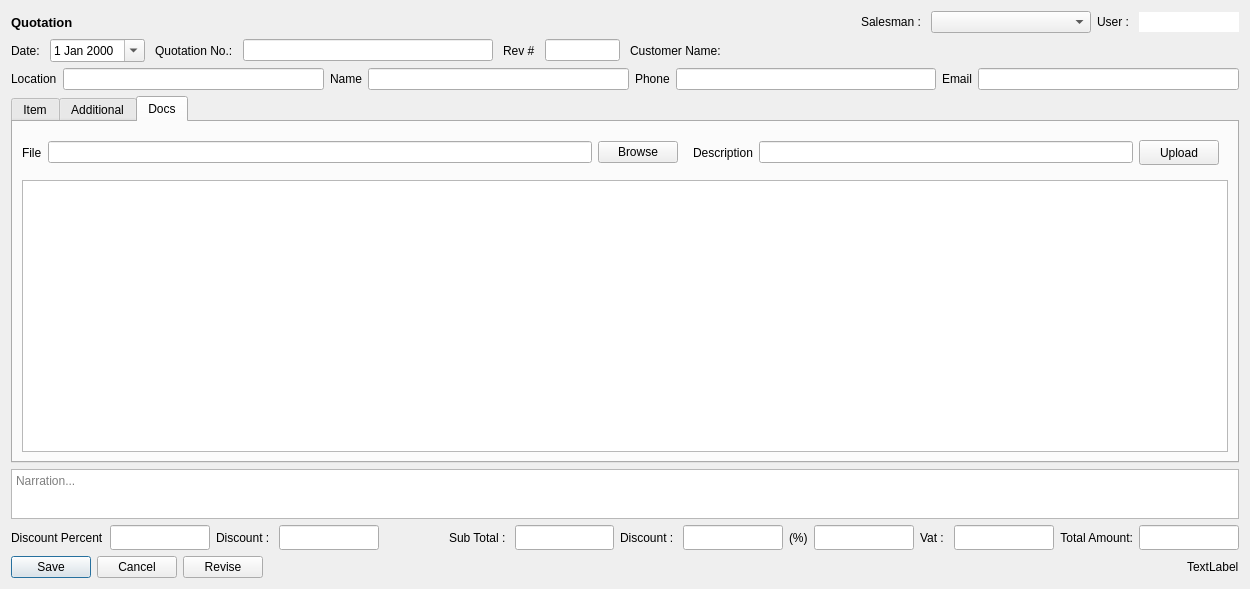
<?xml version="1.0" encoding="UTF-8"?>
<ui version="4.0">
 <class>addQuotation</class>
 <widget class="QWidget" name="addQuotation">
  <property name="geometry">
   <rect>
    <x>0</x>
    <y>0</y>
    <width>1250</width>
    <height>589</height>
   </rect>
  </property>
  <property name="windowTitle">
   <string>Form</string>
  </property>
  <layout class="QGridLayout" name="gridLayout">
   <item row="0" column="0">
    <layout class="QHBoxLayout" name="horizontalLayout_3">
     <item>
      <widget class="QLabel" name="titleLabel">
       <property name="font">
        <font>
         <pointsize>10</pointsize>
         <weight>75</weight>
         <bold>true</bold>
        </font>
       </property>
       <property name="text">
        <string>Quotation</string>
       </property>
       <property name="alignment">
        <set>Qt::AlignLeading|Qt::AlignLeft|Qt::AlignVCenter</set>
       </property>
       <property name="margin">
        <number>0</number>
       </property>
      </widget>
     </item>
     <item>
      <spacer name="horizontalSpacer">
       <property name="orientation">
        <enum>Qt::Horizontal</enum>
       </property>
       <property name="sizeHint" stdset="0">
        <size>
         <width>40</width>
         <height>20</height>
        </size>
       </property>
      </spacer>
     </item>
     <item>
      <widget class="QLabel" name="label">
       <property name="text">
        <string>Salesman : </string>
       </property>
      </widget>
     </item>
     <item>
      <widget class="QComboBox" name="salesmanCombo">
       <property name="minimumSize">
        <size>
         <width>160</width>
         <height>0</height>
        </size>
       </property>
      </widget>
     </item>
     <item>
      <widget class="QLabel" name="label_4">
       <property name="text">
        <string>User : </string>
       </property>
      </widget>
     </item>
     <item>
      <widget class="QLineEdit" name="userName">
       <property name="maximumSize">
        <size>
         <width>100</width>
         <height>16777215</height>
        </size>
       </property>
       <property name="frame">
        <bool>false</bool>
       </property>
       <property name="readOnly">
        <bool>true</bool>
       </property>
      </widget>
     </item>
    </layout>
   </item>
   <item row="1" column="0">
    <layout class="QHBoxLayout" name="horizontalLayout">
     <property name="spacing">
      <number>10</number>
     </property>
     <item>
      <widget class="QLabel" name="voucherDateLabel">
       <property name="text">
        <string>Date:</string>
       </property>
      </widget>
     </item>
     <item>
      <widget class="QDateEdit" name="voucherDateEdit">
       <property name="calendarPopup">
        <bool>true</bool>
       </property>
       <property name="date">
        <date>
         <year>2000</year>
         <month>1</month>
         <day>1</day>
        </date>
       </property>
      </widget>
     </item>
     <item>
      <widget class="QLabel" name="voucherNoLabel">
       <property name="text">
        <string>Quotation No.:</string>
       </property>
      </widget>
     </item>
     <item>
      <widget class="QLineEdit" name="voucherNoLineEdit">
       <property name="maximumSize">
        <size>
         <width>250</width>
         <height>16777215</height>
        </size>
       </property>
      </widget>
     </item>
     <item>
      <widget class="QLabel" name="revLabel">
       <property name="text">
        <string>Rev #</string>
       </property>
      </widget>
     </item>
     <item>
      <widget class="QLineEdit" name="revLineEdit">
       <property name="maximumSize">
        <size>
         <width>75</width>
         <height>16777215</height>
        </size>
       </property>
       <property name="frame">
        <bool>true</bool>
       </property>
       <property name="readOnly">
        <bool>true</bool>
       </property>
      </widget>
     </item>
     <item>
      <widget class="QLabel" name="customerNameLabel">
       <property name="text">
        <string>Customer Name:</string>
       </property>
      </widget>
     </item>
     <item>
      <layout class="QVBoxLayout" name="ledNameLay"/>
     </item>
     <item>
      <spacer name="horizontalSpacer_4">
       <property name="orientation">
        <enum>Qt::Horizontal</enum>
       </property>
       <property name="sizeHint" stdset="0">
        <size>
         <width>40</width>
         <height>20</height>
        </size>
       </property>
      </spacer>
     </item>
     <item>
      <layout class="QHBoxLayout" name="extrasLayout"/>
     </item>
    </layout>
   </item>
   <item row="2" column="0">
    <layout class="QHBoxLayout" name="horizontalLayout_8">
     <item>
      <widget class="QLabel" name="locationLabel">
       <property name="text">
        <string>Location</string>
       </property>
      </widget>
     </item>
     <item>
      <widget class="QLineEdit" name="locationLineEdit">
       <property name="minimumSize">
        <size>
         <width>100</width>
         <height>0</height>
        </size>
       </property>
      </widget>
     </item>
     <item>
      <widget class="QLabel" name="custName">
       <property name="text">
        <string>Name</string>
       </property>
      </widget>
     </item>
     <item>
      <widget class="QLineEdit" name="cusNamelineEdit"/>
     </item>
     <item>
      <widget class="QLabel" name="label_11">
       <property name="text">
        <string>Phone</string>
       </property>
      </widget>
     </item>
     <item>
      <widget class="QLineEdit" name="cusPhoneLineEdit"/>
     </item>
     <item>
      <widget class="QLabel" name="label_12">
       <property name="text">
        <string>Email</string>
       </property>
      </widget>
     </item>
     <item>
      <widget class="QLineEdit" name="cusEmailLine"/>
     </item>
    </layout>
   </item>
   <item row="3" column="0">
    <widget class="QTabWidget" name="tabWidget">
     <property name="currentIndex">
      <number>2</number>
     </property>
     <widget class="QWidget" name="itemTab">
      <attribute name="title">
       <string>Item</string>
      </attribute>
      <layout class="QGridLayout" name="gridLayout_3">
       <item row="0" column="0">
        <widget class="QPushButton" name="addItemPushButton">
         <property name="sizePolicy">
          <sizepolicy hsizetype="Fixed" vsizetype="Fixed">
           <horstretch>0</horstretch>
           <verstretch>0</verstretch>
          </sizepolicy>
         </property>
         <property name="text">
          <string>Add Item</string>
         </property>
        </widget>
       </item>
       <item row="4" column="0">
        <widget class="QTableWidget" name="itemTableWidget">
         <property name="selectionBehavior">
          <enum>QAbstractItemView::SelectRows</enum>
         </property>
        </widget>
       </item>
      </layout>
     </widget>
     <widget class="QWidget" name="additionalTab">
      <attribute name="title">
       <string>Additional</string>
      </attribute>
      <layout class="QGridLayout" name="gridLayout_2">
       <item row="0" column="0">
        <widget class="QPushButton" name="addAdditionalPushButton">
         <property name="sizePolicy">
          <sizepolicy hsizetype="Fixed" vsizetype="Fixed">
           <horstretch>0</horstretch>
           <verstretch>0</verstretch>
          </sizepolicy>
         </property>
         <property name="text">
          <string>Add Additional</string>
         </property>
        </widget>
       </item>
       <item row="1" column="0">
        <widget class="QTableWidget" name="additionalTableWidget"/>
       </item>
      </layout>
     </widget>
     <widget class="QWidget" name="tab">
      <attribute name="title">
       <string>Docs</string>
      </attribute>
      <layout class="QHBoxLayout" name="horizontalLayout_5">
       <property name="spacing">
        <number>0</number>
       </property>
       <property name="leftMargin">
        <number>0</number>
       </property>
       <property name="topMargin">
        <number>0</number>
       </property>
       <property name="rightMargin">
        <number>0</number>
       </property>
       <property name="bottomMargin">
        <number>0</number>
       </property>
       <item>
        <widget class="QWidget" name="widget" native="true">
         <layout class="QVBoxLayout" name="verticalLayout_2">
          <item>
           <layout class="QHBoxLayout" name="horizontalLayout_6">
            <item>
             <widget class="QLabel" name="label_9">
              <property name="text">
               <string>File</string>
              </property>
             </widget>
            </item>
            <item>
             <widget class="QLineEdit" name="fileName"/>
            </item>
            <item>
             <widget class="QPushButton" name="browseButton">
              <property name="minimumSize">
               <size>
                <width>25</width>
                <height>0</height>
               </size>
              </property>
              <property name="text">
               <string>Browse</string>
              </property>
             </widget>
            </item>
            <item>
             <widget class="QWidget" name="uploadWidget" native="true">
              <property name="minimumSize">
               <size>
                <width>0</width>
                <height>0</height>
               </size>
              </property>
              <layout class="QHBoxLayout" name="horizontalLayout_7">
               <item>
                <widget class="QLabel" name="label_10">
                 <property name="text">
                  <string>Description</string>
                 </property>
                </widget>
               </item>
               <item>
                <widget class="QLineEdit" name="fileDescreption"/>
               </item>
               <item>
                <widget class="QPushButton" name="UploadButton">
                 <property name="minimumSize">
                  <size>
                   <width>0</width>
                   <height>25</height>
                  </size>
                 </property>
                 <property name="text">
                  <string>Upload</string>
                 </property>
                </widget>
               </item>
              </layout>
             </widget>
            </item>
           </layout>
          </item>
          <item>
           <widget class="QTableWidget" name="filesTable"/>
          </item>
         </layout>
        </widget>
       </item>
      </layout>
     </widget>
    </widget>
   </item>
   <item row="4" column="0">
    <widget class="QPlainTextEdit" name="narrationTextEdit">
     <property name="maximumSize">
      <size>
       <width>16777215</width>
       <height>50</height>
      </size>
     </property>
     <property name="placeholderText">
      <string>Narration...</string>
     </property>
    </widget>
   </item>
   <item row="5" column="0">
    <layout class="QHBoxLayout" name="horizontalLayout_2">
     <item>
      <widget class="QLabel" name="label_6">
       <property name="text">
        <string>Discount Percent</string>
       </property>
      </widget>
     </item>
     <item>
      <widget class="QLineEdit" name="discountPercentLineEdit">
       <property name="minimumSize">
        <size>
         <width>0</width>
         <height>25</height>
        </size>
       </property>
      </widget>
     </item>
     <item>
      <widget class="QLabel" name="label_5">
       <property name="text">
        <string>Discount : </string>
       </property>
      </widget>
     </item>
     <item>
      <widget class="QLineEdit" name="discountAmountLineEdit">
       <property name="minimumSize">
        <size>
         <width>0</width>
         <height>25</height>
        </size>
       </property>
      </widget>
     </item>
     <item>
      <spacer name="horizontalSpacer_5">
       <property name="orientation">
        <enum>Qt::Horizontal</enum>
       </property>
       <property name="sizeHint" stdset="0">
        <size>
         <width>40</width>
         <height>20</height>
        </size>
       </property>
      </spacer>
     </item>
     <item>
      <spacer name="horizontalSpacer_7">
       <property name="orientation">
        <enum>Qt::Horizontal</enum>
       </property>
       <property name="sizeHint" stdset="0">
        <size>
         <width>40</width>
         <height>20</height>
        </size>
       </property>
      </spacer>
     </item>
     <item>
      <widget class="QLabel" name="label_2">
       <property name="text">
        <string>Sub Total : </string>
       </property>
      </widget>
     </item>
     <item>
      <widget class="QLineEdit" name="subTotal">
       <property name="minimumSize">
        <size>
         <width>0</width>
         <height>25</height>
        </size>
       </property>
       <property name="readOnly">
        <bool>true</bool>
       </property>
      </widget>
     </item>
     <item>
      <widget class="QLabel" name="label_3">
       <property name="text">
        <string>Discount : </string>
       </property>
      </widget>
     </item>
     <item>
      <widget class="QLineEdit" name="discountTotal">
       <property name="minimumSize">
        <size>
         <width>0</width>
         <height>25</height>
        </size>
       </property>
       <property name="readOnly">
        <bool>true</bool>
       </property>
      </widget>
     </item>
     <item>
      <widget class="QLabel" name="label_8">
       <property name="text">
        <string>(%)</string>
       </property>
      </widget>
     </item>
     <item>
      <widget class="QLineEdit" name="discountTotalPercent">
       <property name="minimumSize">
        <size>
         <width>0</width>
         <height>25</height>
        </size>
       </property>
       <property name="readOnly">
        <bool>true</bool>
       </property>
      </widget>
     </item>
     <item>
      <widget class="QLabel" name="label_7">
       <property name="text">
        <string>Vat : </string>
       </property>
      </widget>
     </item>
     <item>
      <widget class="QLineEdit" name="vatTotalLineEdit">
       <property name="minimumSize">
        <size>
         <width>0</width>
         <height>25</height>
        </size>
       </property>
       <property name="readOnly">
        <bool>true</bool>
       </property>
      </widget>
     </item>
     <item>
      <widget class="QLabel" name="totalAmountLabel">
       <property name="sizePolicy">
        <sizepolicy hsizetype="Preferred" vsizetype="Preferred">
         <horstretch>0</horstretch>
         <verstretch>0</verstretch>
        </sizepolicy>
       </property>
       <property name="text">
        <string>Total Amount:</string>
       </property>
       <property name="alignment">
        <set>Qt::AlignRight|Qt::AlignTrailing|Qt::AlignVCenter</set>
       </property>
      </widget>
     </item>
     <item>
      <widget class="QLineEdit" name="totalAmountLineEdit">
       <property name="minimumSize">
        <size>
         <width>0</width>
         <height>25</height>
        </size>
       </property>
       <property name="readOnly">
        <bool>true</bool>
       </property>
      </widget>
     </item>
    </layout>
   </item>
   <item row="6" column="0">
    <layout class="QHBoxLayout" name="horizontalLayout_4">
     <item>
      <widget class="QDialogButtonBox" name="buttonBox">
       <property name="sizePolicy">
        <sizepolicy hsizetype="Fixed" vsizetype="Fixed">
         <horstretch>0</horstretch>
         <verstretch>0</verstretch>
        </sizepolicy>
       </property>
       <property name="standardButtons">
        <set>QDialogButtonBox::Cancel|QDialogButtonBox::Save</set>
       </property>
      </widget>
     </item>
     <item>
      <widget class="QPushButton" name="ReviseButton">
       <property name="text">
        <string>Revise</string>
       </property>
      </widget>
     </item>
     <item>
      <spacer name="horizontalSpacer_2">
       <property name="orientation">
        <enum>Qt::Horizontal</enum>
       </property>
       <property name="sizeHint" stdset="0">
        <size>
         <width>40</width>
         <height>20</height>
        </size>
       </property>
      </spacer>
     </item>
     <item>
      <widget class="QLabel" name="SelectedItemTotalLabel">
       <property name="text">
        <string>TextLabel</string>
       </property>
      </widget>
     </item>
    </layout>
   </item>
  </layout>
 </widget>
 <tabstops>
  <tabstop>tabWidget</tabstop>
  <tabstop>addItemPushButton</tabstop>
  <tabstop>itemTableWidget</tabstop>
  <tabstop>addAdditionalPushButton</tabstop>
  <tabstop>additionalTableWidget</tabstop>
 </tabstops>
 <resources/>
 <connections/>
</ui>
